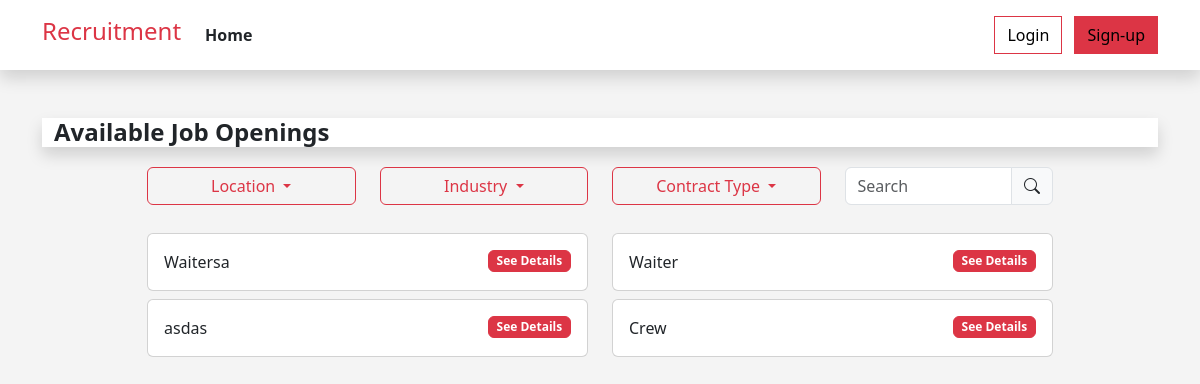
The page / on the database its author committed.
### tables this page shows
CREATE TABLE `mrfs` (
  `id` int(11) NOT NULL,
  `industry` varchar(255) NOT NULL,
  `mrf_status` varchar(255) NOT NULL,
  `closed_date` date NOT NULL,
  `request_date` date NOT NULL DEFAULT current_timestamp(),
  `client` varchar(255) NOT NULL,
  `location` varchar(255) NOT NULL,
  `aging_days` varchar(255) NOT NULL,
  `mrf_number` varchar(255) NOT NULL,
  `new_request` varchar(255) NOT NULL,
  `head_count` int(11) NOT NULL,
  `job_position` varchar(255) NOT NULL,
  `contract_type` varchar(255) NOT NULL,
  `classification` varchar(255) NOT NULL,
  `placed` int(11) NOT NULL,
  `variance` int(11) NOT NULL,
  `cancel` int(11) NOT NULL,
  `job_description` text NOT NULL,
  `qualification` text NOT NULL,
  `remarks` text NOT NULL
);

### index_process.php (called while the page is built, shortened)
<?php
include ("dbconn.php");
if (isset($_SESSION['user_id'])) {
    $userId = $_SESSION['user_id'];
    $mrf_status = "Post";
    $query =
        "SELECT mrfs.*
        FROM mrfs
        LEFT JOIN job_applicants ON mrfs.id = job_applicants.job_id AND job_applicants.user_id = ?
        WHERE mrfs.mrf_status = ? AND job_applicants.user_id IS NULL";
    $stmt = $conn->prepare($query);
    $stmt->bind_param("is", $userId, $mrf_status);
    $stmt->execute();
    $result = $stmt->get_result();
    $query2 = "SELECT * FROM user_resumes WHERE user_id=?";
    $stmt2 = $conn->prepare($query2);
    $stmt2->bind_param("i", $userId);
    $stmt2->execute();
    $result2 = $stmt2->get_result();
} else {
    $mrf_status = "Post";
    $query = "SELECT * FROM mrfs WHERE mrf_status = ?";
    $stmt = $conn->prepare($query);
    $stmt->bind_param("s", $mrf_status);
    $stmt->execute();
    $result = $stmt->get_result();
}
?>

### index.php (the view, shortened to what this page needs)
<?php
include ("index_process.php");
include ("components/header.php");
?>
<!DOCTYPE html>
<html lang="en">
<head>
</head>
<body style="background-color: #F4F4F4; ">
    <div class="container">
        <div class="container-fluid bg-white shadow mb-3 mt-5">
            <h4 class=" mt-1 mb-1 fw-bold">Available Job Openings</h4>
        </div>
        <div class="container bg-transparent  mb-3 ">
            <div class="row">
                <div class="col-lg-10 mx-auto">
                    <div class="job_search">
                        <form action="">
                            <div class="row">
                                <div class="col-md-6 col-lg-3 my-1">
                                    <div class="dropdown mb-2">
                                        <button class="btn btn-outline-danger dropdown-toggle form-control"
                                            type="button" id="dropdownMenuButton1" data-bs-toggle="dropdown"
                                            aria-haspopup="true" aria-expanded="false">
                                            <?php
                                            if (isset($_GET["loc"])) {
                                                $loc = $_GET["loc"];
                                                echo $loc;
                                            } else {
                                                ?>
                                                Location
                                                <?php
                                            }
                                            ?>
                                        </button>
                                    </div>
                                </div>
                                <div class="col-md-6 col-lg-3 my-1">
                                    <div class="dropdown mb-2">
                                        <button class="btn btn-outline-danger dropdown-toggle form-control"
                                            type="button" id="dropdownMenuButton2" data-bs-toggle="dropdown"
                                            aria-haspopup="true" aria-expanded="false">
                                            <?php
                                            if (isset($_GET["industry"])) {
                                                $industry = $_GET["industry"];
                                                echo $industry;
                                            } else {
                                                ?>
                                                Industry
                                                <?php
                                            }
                                            ?>
                                        </button>
                                    </div>
                                </div>
                                <div class="col-md-6 col-lg-3 my-1">
                                    <div class="dropdown mb-2">
                                        <button class="btn btn-outline-danger dropdown-toggle form-control"
                                            type="button" id="dropdownMenuButton3" data-bs-toggle="dropdown"
                                            aria-haspopup="true" aria-expanded="false">
                                            <?php
                                            if (isset($_GET["type"])) {
                                                $type = $_GET["type"];
                                                echo $type;
                                            } else {
                                                ?>
                                                Contract Type
                                                <?php
                                            }
                                            ?>
                                        </button>
                                    </div>
                                </div>
                                <div class="col-md-6 col-lg-3 my-1">
                                    <div class="float-end input-group mb-2">
                                        <input id="searchInput" type="search" class="form-control" placeholder="Search"
                                            aria-label="Search" name="search" oninput="searchJobs()">
                                        <span class="input-group-text"><i class="bi bi-search"></i></span>
                                    </div>
                                </div>
                            </div>
                        </form>
                        <div class="search_result">
                            <div class="row">
                                <?php
                                while ($row = mysqli_fetch_assoc($result)) {
                                    ?>
                                    <div class="col-md-6 ">
                                        <div class="card mb-2 ">
                                            <div class="card-body">
                                                <div class="row">
                                                    <div class="col">
                                                        <p class="card-text job-name">
                                                            <?php echo $row['job_position']; ?>
                                                        </p>
                                                    </div>
                                                    <div class="col">
                                                        <button type="button" class="btn btn-danger badge float-end"
                                                            data-bs-toggle="modal"
                                                            data-bs-target="#viewJobDetails<?php echo $row['id']; ?>">
                                                            See Details
                                                        </button>
                                                    </div>
                                                </div>
                                            </div>
                                        </div>
                                    </div>
                                    <?php
                                }
                                ?>
                            </div>
                        </div>
                    </div>
                </div>
            </div>
        </div>
</body>
</html>

### rows shown on the page
mrfs: job_position "Waitersa"
mrfs: job_position "Waiter"
mrfs: job_position "asdas"
mrfs: job_position "Crew"
